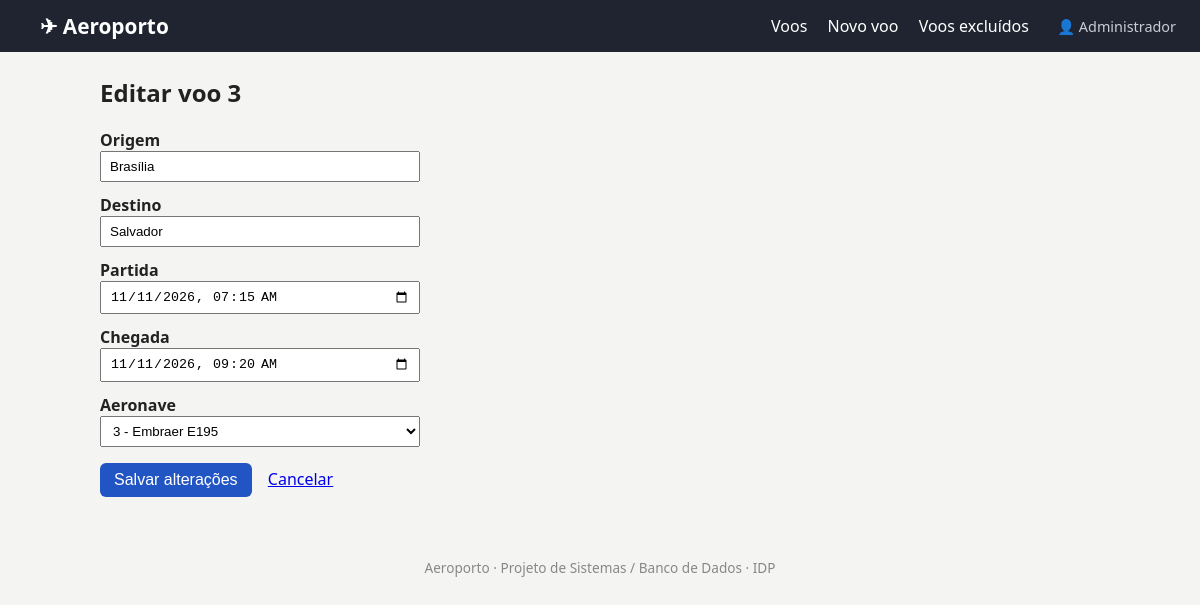
/index.php?acao=editar&id=3, run on the app's committed database.
### tables this page shows
CREATE TABLE `VOO` (
  `numero_voo` int NOT NULL AUTO_INCREMENT,
  `origem` varchar(45) NOT NULL,
  `destino` varchar(45) NOT NULL,
  `horario_partida` datetime NOT NULL,
  `horario_chegada` datetime NOT NULL,
  `AERONAVE_numero_aeronave` int NOT NULL,
  `deleted_at` datetime DEFAULT NULL,
  PRIMARY KEY (`numero_voo`),
  KEY `fk_voo_aeronave` (`AERONAVE_numero_aeronave`),
  KEY `idx_voo_deleted_at` (`deleted_at`),
  CONSTRAINT `fk_voo_aeronave` FOREIGN KEY (`AERONAVE_numero_aeronave`) REFERENCES `AERONAVE` (`numero_aeronave`) ON DELETE RESTRICT ON UPDATE CASCADE,
  CONSTRAINT `chk_voo_horarios` CHECK ((`horario_chegada` > `horario_partida`)),
  CONSTRAINT `chk_voo_rota` CHECK ((`origem` <> `destino`))
);

CREATE TABLE `AERONAVE` (
  `numero_aeronave` int NOT NULL,
  `fabricante` varchar(45) DEFAULT NULL,
  `modelo` varchar(45) DEFAULT NULL,
  PRIMARY KEY (`numero_aeronave`)
);

### controllers/VooController.php (called while the page is built, shortened)
<?php
require_once __DIR__ . '/../models/Voo.php';
require_once __DIR__ . '/../models/Aeronave.php';
class VooController
{
    private Voo $voo;
    private Aeronave $aeronave;
    public function __construct()
    {
        $this->voo      = new Voo();
        $this->aeronave = new Aeronave();
    }
    public function editar(): void
    {
        $numeroVoo = (int) ($_GET['id'] ?? 0);
        $voo       = $this->voo->buscar($numeroVoo);
        $aeronaves = $this->aeronave->listar();
        require __DIR__ . '/../views/voos/editar.php';
    }
}

### public/index.php (called while the page is built, shortened)
<?php
require_once __DIR__ . '/../controllers/VooController.php';
$controller = new VooController();
$acao       = $_GET['acao'] ?? 'listar';
match ($acao) {
    'listar'            => $controller->listar(),
    'criar'             => $controller->criar(),
    'salvar'            => $controller->salvar(),
    'editar'            => $controller->editar(),
    'atualizar'         => $controller->atualizar(),
    'confirmarExclusao' => $controller->confirmarExclusao(),
    'excluir'           => $controller->excluir(),
    'excluidos'         => $controller->excluidos(),
    'restaurar'         => $controller->restaurar(),
    default             => $controller->listar(),
};

### config/database.php (called while the page is built, shortened)
<?php
class Database
{
    private static ?PDO $conexao = null;
    public static function conectar(): PDO
    {
        if (self::$conexao === null) {
            $env = parse_ini_file(__DIR__ . '/../.env');
            self::$conexao = new PDO(
                "mysql:host={$env['DB_HOST']};dbname={$env['DB_NAME']};charset=utf8mb4",
                $env['DB_USER'],
                $env['DB_PASS'],
                [
                    PDO::ATTR_ERRMODE            => PDO::ERRMODE_EXCEPTION,
                    PDO::ATTR_DEFAULT_FETCH_MODE => PDO::FETCH_ASSOC,
                ]
            );
        }
        return self::$conexao;
    }
}

### models/Voo.php (called while the page is built, shortened)
<?php
require_once __DIR__ . '/../config/database.php';
class Voo
{
    private PDO $db;
    public function __construct(?Auditoria $auditoria = null)
    {
        $this->db        = Database::conectar();
    }
    public function buscar(int $numeroVoo): ?array
    {
        $voos = $this->consultarAtivos('AND v.numero_voo = :numero_voo', [':numero_voo' => $numeroVoo]);
        return $voos[0] ?? null;
    }
    private function consultarAtivos(string $condicaoExtra, array $parametros): array
    {
        $sql = "SELECT v.numero_voo, v.origem, v.destino,
                       v.horario_partida, v.horario_chegada,
                       v.AERONAVE_numero_aeronave,
                       a.fabricante, a.modelo
                FROM VOO v
                JOIN AERONAVE a ON a.numero_aeronave = v.AERONAVE_numero_aeronave
                WHERE " . self::ATIVOS . " $condicaoExtra
                ORDER BY v.horario_partida";
        $stmt = $this->db->prepare($sql);
        $stmt->execute($parametros);
        return $stmt->fetchAll();
    }
}

### models/Aeronave.php (called while the page is built)
<?php
require_once __DIR__ . '/../config/database.php';
class Aeronave
{
    private PDO $db;
    public function __construct()
    {
        $this->db = Database::conectar();
    }
    public function listar(): array
    {
        $stmt = $this->db->prepare(
            "SELECT numero_aeronave, fabricante, modelo FROM AERONAVE ORDER BY numero_aeronave"
        );
        $stmt->execute();
        return $stmt->fetchAll();
    }
}

### views/voos/_formulario.php (the view, shortened to what this page needs)
<?php
$partida = !empty($voo['horario_partida']) ? date('Y-m-d\TH:i', strtotime($voo['horario_partida'])) : '';
$chegada = !empty($voo['horario_chegada']) ? date('Y-m-d\TH:i', strtotime($voo['horario_chegada'])) : '';
?>
<label for="origem">Origem</label>
<input type="text" id="origem" name="origem" maxlength="45" required
       value="<?= htmlspecialchars($voo['origem'] ?? '') ?>">
<label for="destino">Destino</label>
<input type="text" id="destino" name="destino" maxlength="45" required
       value="<?= htmlspecialchars($voo['destino'] ?? '') ?>">
<label for="horario_partida">Partida</label>
<input type="datetime-local" id="horario_partida" name="horario_partida" required
       value="<?= htmlspecialchars($partida) ?>">
<label for="horario_chegada">Chegada</label>
<input type="datetime-local" id="horario_chegada" name="horario_chegada" required
       value="<?= htmlspecialchars($chegada) ?>">
<label for="numero_aeronave">Aeronave</label>
<select id="numero_aeronave" name="numero_aeronave" required>
    <?php foreach ($aeronaves as $a): ?>
        <option value="<?= (int) $a['numero_aeronave'] ?>"
            <?= ($voo['AERONAVE_numero_aeronave'] ?? null) == $a['numero_aeronave'] ? 'selected' : '' ?>>
            <?= htmlspecialchars($a['numero_aeronave'] . ' - ' . $a['fabricante'] . ' ' . $a['modelo']) ?>
        </option>
    <?php endforeach; ?>
</select>

### views/voos/editar.php (shortened to what this page needs)
<?php require __DIR__ . '/../../includes/header.php'; ?>
<h2>Editar voo <?= (int) $voo['numero_voo'] ?></h2>
<form method="post" action="index.php?acao=atualizar">
    <?php require __DIR__ . '/_formulario.php'; ?>
    <p>
        <button type="submit" class="botao">Salvar alterações</button>
        <a href="index.php">Cancelar</a>
    </p>
</form>
<?php require __DIR__ . '/../../includes/footer.php'; ?>

### public/css/estilo.css (style rules this page uses)
body { font-family: system-ui, sans-serif; margin: 0; background: #f4f4f2; color: #222; }
.botao { display: inline-block; background: #2255c4; color: #fff; padding: 8px 14px; border-radius: 6px; text-decoration: none; border: none; cursor: pointer; font-size: 1rem; }
form label { display: block; margin-top: 12px; font-weight: 600; }
form input, form select { padding: 6px 8px; width: 100%; max-width: 320px; box-sizing: border-box; }
form .botao + a { margin-left: 12px; }

### data on the page
voo: numero_voo "3", origem "Brasília", destino "Salvador", horario_partida "11/11/2026 07:15", horario_chegada "11/11/2026 09:20", numero_aeronave "3 - Embraer E195"

### other printed values
$_SESSION['usuario']['nome'] "Administrador"
